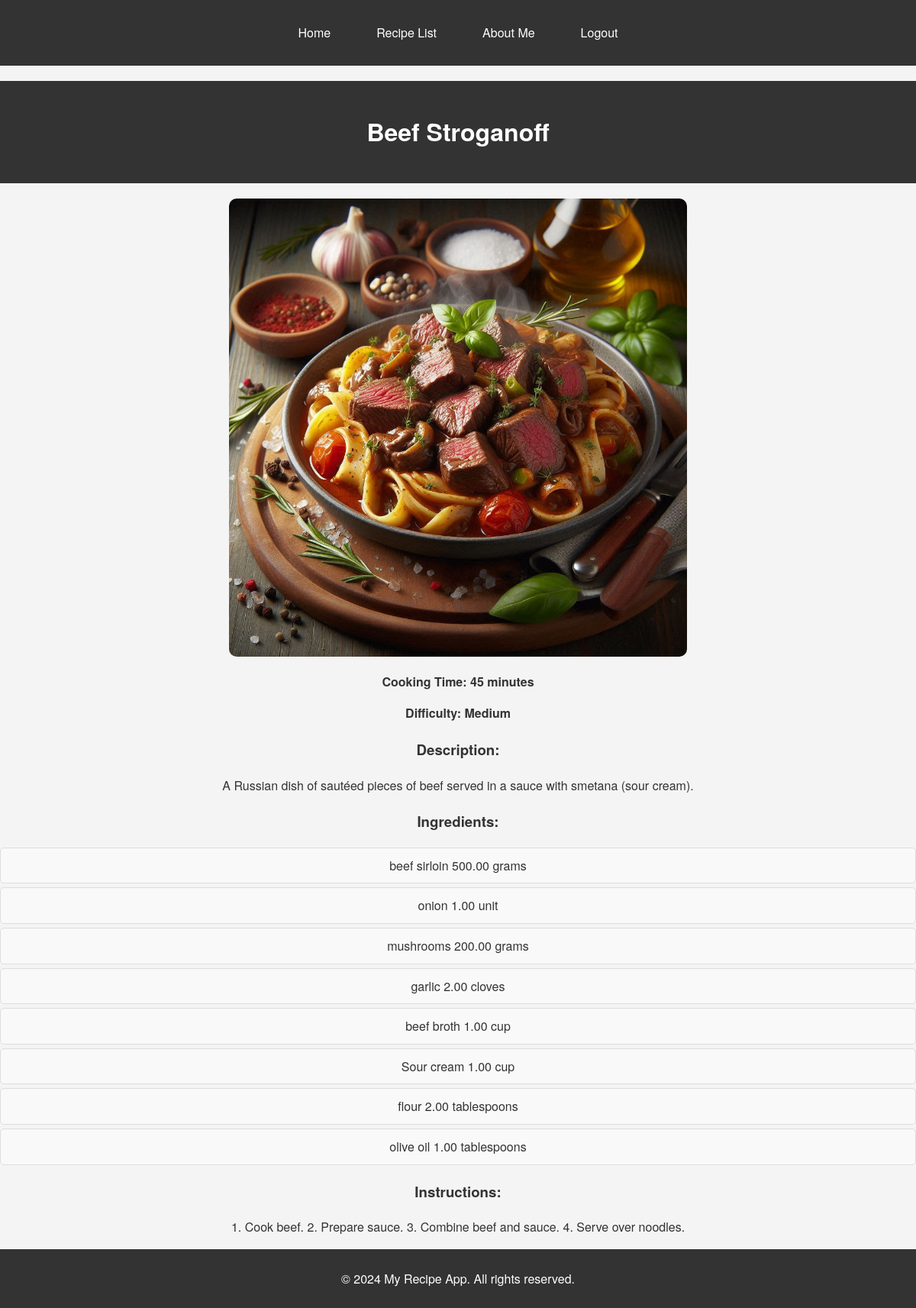
/recipe/7/ (signed in), run on the app's committed database.
### recipe/models.py (models this page shows, shortened)
class Recipe(models.Model):
    DIFFICULTY_CHOICES = [
        ('Easy', 'Easy'),
        ('Medium', 'Medium'),
        ('Hard', 'Hard'),
    ]
    name = models.CharField(max_length=50)
    cooking_time = models.IntegerField()
    difficulty = models.CharField(max_length=20, choices=DIFFICULTY_CHOICES)
    description = models.TextField(blank=True, null=True)
    instructions = models.TextField(blank=True, null=True)
    pic = models.ImageField(upload_to='recipe', default='default.jpg')

### ingredient/models.py (models this page shows, shortened)
class Ingredient(models.Model):
    name = models.CharField(max_length=100)
    quantity = models.DecimalField(max_digits=5, decimal_places=2)
    unit = models.CharField(max_length=20, default='unit')
    recipe = models.ForeignKey('recipe.Recipe', on_delete=models.CASCADE, related_name='ingredients')

### recipe/views.py (the view)
# urls.py: path('recipe/<int:recipe_id>/', recipe_detail, name='recipe_detail'),
@login_required
def recipe_detail(request, recipe_id):
    recipe = get_object_or_404(Recipe, id=recipe_id)
    return render(request, 'recipe/recipe_detail.html', {'recipe': recipe})

### recipe/templates/recipe/recipe_detail.html (shortened to what this page needs)
{% extends 'base/base.html' %}
{% load static %}
{% block extra_css %}
<link rel="stylesheet" type="text/css" href="{% static 'recipe/css/recipe-detail.css' %}">
{% endblock %}
{% block content %}
    <header>
        <h1>{{ recipe.name }}</h1>
    </header>
    <div class="container">
        <img src="{{ recipe.pic.url }}" alt="{{ recipe.name }}" class="recipe-detail-image">
        <div class="recipe-details">
            <p>Cooking Time: {{ recipe.cooking_time }} minutes</p>
            <p>Difficulty: {{ recipe.difficulty }}</p>
        </div>
        <div class="description">
            <h3>Description:</h3>
            <p>{{ recipe.description }}</p>
        </div>
        <div class="ingredients">
            <h3>Ingredients:</h3>
            <ul>
                {% for ingredient in recipe.ingredients.all %}
                <li>{{ ingredient.name }} {{ ingredient.quantity }} {{ ingredient.unit }}</li>
                {% endfor %}
            </ul>
        </div>
        <div class="instructions">
            <h3>Instructions:</h3>
            <p>{{ recipe.instructions }}</p>
        </div>
    </div>
{% endblock %}

### static/base/css/base.css (style rules this page uses)
body { font-family: 'Helvetica Neue', Arial, sans-serif; margin: 0; padding: 0; background-color: #f4f4f4; color: #333; line-height: 1.6; }
header { background-color: #333; color: #fff; padding: 20px 0; text-align: center; margin-bottom: 20px; }

### recipe/static/recipe/css/recipe-detail.css (style rules this page uses)
.recipe-detail-image { display: block; margin: 20px auto; max-width: 600px; width: 100%; height: auto; border-radius: 10px; }
.recipe-details p { font-weight: bold; text-align: center; }
.description, .ingredients, .instructions { margin-top: 20px; text-align: center; }
.ingredients ul { list-style-type: none; padding: 0; }
.ingredients li { background-color: #f9f9f9; margin: 5px 0; padding: 10px; border: 1px solid #ddd; border-radius: 5px; }

### data on the page
Recipe: name "Beef Stroganoff", pic (picture), cooking_time "45", difficulty "Medium", description "A Russian dish of sautéed pieces of beef served in a sauce with smetana (sour cream).", instructions "1. Cook beef. 2. Prepare sauce. 3. Combine beef and sauce. 4. Serve over noodles."
Ingredient: name "beef sirloin", quantity "500.00", unit "grams"
Ingredient: name "onion", quantity "1.00", unit "unit"
Ingredient: name "mushrooms", quantity "200.00", unit "grams"
Ingredient: name "garlic", quantity "2.00", unit "cloves"
Ingredient: name "beef broth", quantity "1.00", unit "cup"
Ingredient: name "Sour cream", quantity "1.00", unit "cup"
Ingredient: name "flour", quantity "2.00", unit "tablespoons"
Ingredient: name "olive oil", quantity "1.00", unit "tablespoons"
